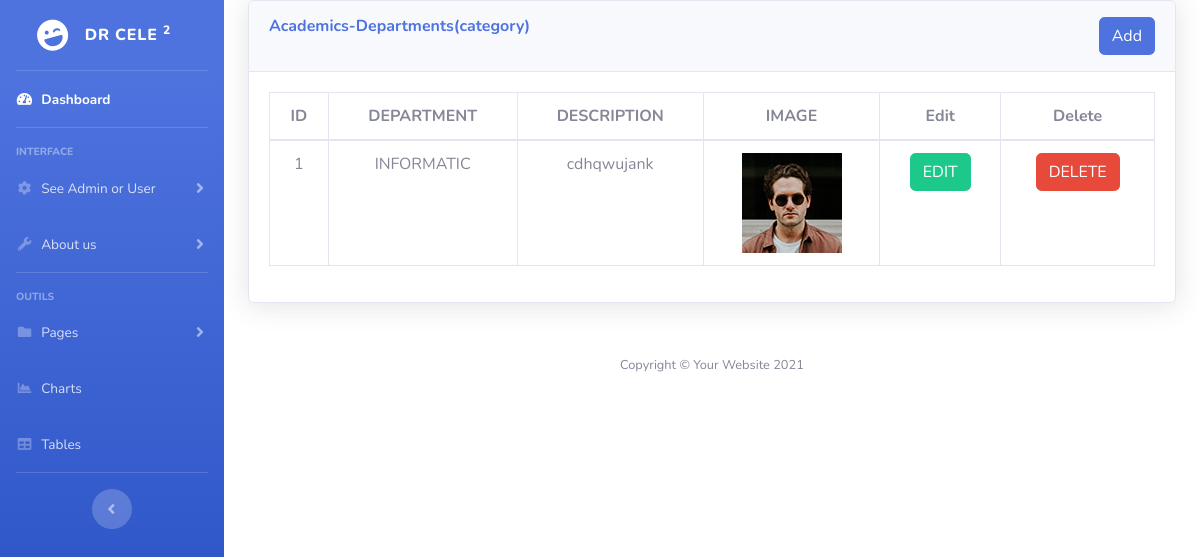
/Admin/department.php (signed in), run on the app's committed database.
### tables this page shows
CREATE TABLE `departmentcategory` (
  `id` int(11) NOT NULL,
  `name` varchar(200) NOT NULL,
  `description` text NOT NULL,
  `image` varchar(50) NOT NULL,
  `created_at` timestamp NOT NULL DEFAULT current_timestamp()
);

### Admin/department.php (the view, shortened to what this page needs)
<?php
include('includes/header.php');
include('includes/navbar.php');
?>
<div class="container-fluid">
<div class="card shadow mb-4">
    <div class="card-header py-3">
        <h6 class="m-0 font-weight-bold text-primary"> Academics-Departments(category)
            <button type="button" class="btn btn-primary float-right" data-toggle="modal" data-target="#deptmodal">
                Add
            </button>
        </h6>
    </div>
  <div class="card-body">
       <div class="table-responsive">
       <?php
        $connection = mysqli_connect("localhost", "root", "", "blogphp");
        $query = "SELECT * FROM departmentcategory";
        $query_run = mysqli_query($connection, $query);
       ?>
        <table class="table table-bordered text-center" id="datatable"  width="100%" cellspacing="0">
            <thead>
                <tr>
                    <th>ID</th>
                    <th>DEPARTMENT</th>
                    <th>DESCRIPTION</th>
                    <th>IMAGE</th>
                    <th>Edit</th>
                    <th>Delete</th>
                </tr>
            </thead>
            <tbody>
              <?php
                if(mysqli_num_rows($query_run) > 0)
                {
                  while($row = mysqli_fetch_assoc($query_run))
                  {
                    ?>
                  <tr>
                      <td><?php echo $row['id']; ?></td>
                      <td><?php echo $row['name']; ?></td>
                      <td><?php echo $row['description']; ?></td>
                      <td><?php echo '<img src = "upload/department/'.$row['image'].'" width="100px;" height="100px;" alt="Image">'?></td>
                      <td>
                        <form action="department_edit.php" method="post">
                          <button type="submit" name="edit_dept_btn" class="btn btn-success"> EDIT</button>
                        </form>
                      </td>
                      <td>
                        <form action="code.php" method="post">
                          <button type="submit" name="delete_dept_btn" class="btn btn-danger"> DELETE</button>
                        </form>
                      </td>
                  </tr>
                <?php
                  }
                }
               else{
                    echo "No Record found";
                }
                ?>
            </tbody>
        </table>
       </div>
    </div>
  </div>
<?php
include('includes/footer.php');
?>

### data on the page
departmentcategory: id "1", name "INFORMATIC", description "cdhqwujank", image (picture)
